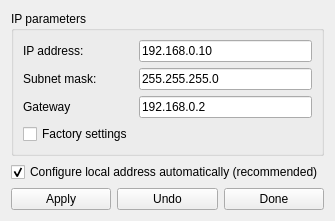
<?xml version="1.0" encoding="UTF-8"?>
<ui version="4.0">
 <class>Sensor</class>
 <widget class="QWidget" name="Sensor">
  <property name="geometry">
   <rect>
    <x>0</x>
    <y>0</y>
    <width>298</width>
    <height>198</height>
   </rect>
  </property>
  <property name="windowTitle">
   <string>Form</string>
  </property>
  <property name="autoFillBackground">
   <bool>false</bool>
  </property>
  <property name="styleSheet">
   <string notr="true"/>
  </property>
  <layout class="QGridLayout" name="gridLayout_2">
   <item row="0" column="0" colspan="3">
    <widget class="QGroupBox" name="groupBox_ipparameters">
     <property name="title">
      <string>IP parameters</string>
     </property>
     <layout class="QGridLayout" name="gridLayout">
      <item row="1" column="0">
       <widget class="QLabel" name="label_mask">
        <property name="text">
         <string>Subnet mask:</string>
        </property>
       </widget>
      </item>
      <item row="0" column="0">
       <widget class="QLabel" name="label_ip">
        <property name="text">
         <string>IP address:</string>
        </property>
       </widget>
      </item>
      <item row="0" column="1">
       <widget class="QLineEdit" name="lineEdit_ip">
        <property name="text">
         <string>192.168.0.10</string>
        </property>
       </widget>
      </item>
      <item row="1" column="1">
       <widget class="QLineEdit" name="lineEdit_mask">
        <property name="text">
         <string>255.255.255.0</string>
        </property>
       </widget>
      </item>
      <item row="2" column="1">
       <widget class="QLineEdit" name="lineEdit_gw">
        <property name="text">
         <string>192.168.0.2</string>
        </property>
       </widget>
      </item>
      <item row="2" column="0">
       <widget class="QLabel" name="label_gw">
        <property name="text">
         <string>Gateway</string>
        </property>
       </widget>
      </item>
      <item row="3" column="0">
       <widget class="QCheckBox" name="checkBox">
        <property name="text">
         <string>Factory settings</string>
        </property>
       </widget>
      </item>
     </layout>
    </widget>
   </item>
   <item row="2" column="0" colspan="3">
    <widget class="QCheckBox" name="checkBox_autoconfig">
     <property name="text">
      <string>Configure local address automatically (recommended)</string>
     </property>
     <property name="checked">
      <bool>true</bool>
     </property>
    </widget>
   </item>
   <item row="3" column="2">
    <widget class="QPushButton" name="pushButton_Done">
     <property name="text">
      <string>Done</string>
     </property>
    </widget>
   </item>
   <item row="3" column="0">
    <widget class="QPushButton" name="pushButton_apply">
     <property name="text">
      <string>Apply</string>
     </property>
    </widget>
   </item>
   <item row="3" column="1">
    <widget class="QPushButton" name="pushButton_Undo">
     <property name="text">
      <string>Undo</string>
     </property>
    </widget>
   </item>
  </layout>
 </widget>
 <resources/>
 <connections/>
</ui>
